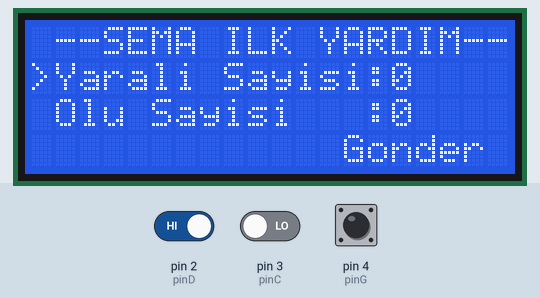
Simulated run of this sketch. Board: Arduino Uno, built with avr-gcc and run on an emulated ATmega328P. Shown: 20×4 character LCD. Inputs (shaded band) come from the test bench; at power-on: pin 2 (pinD) HIGH, pin 4 (pinG) HIGH, pin 3 (pinC) LOW. What the sketch prints to the serial monitor is not drawn.

Above: at 1.2 s.
1.3 s: pin 2 (pinD) driven LOW
2.8 s: pin 4 (pinG) driven LOW
At 3.3 s:
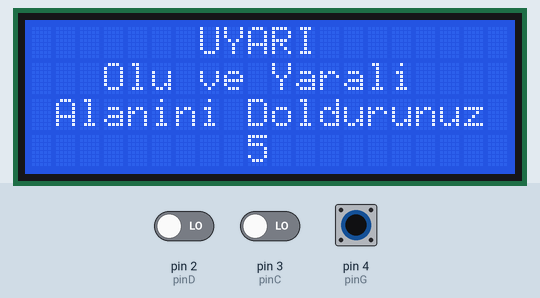
5.8 s: pin 2 (pinD) driven HIGH
At 8.6 s:
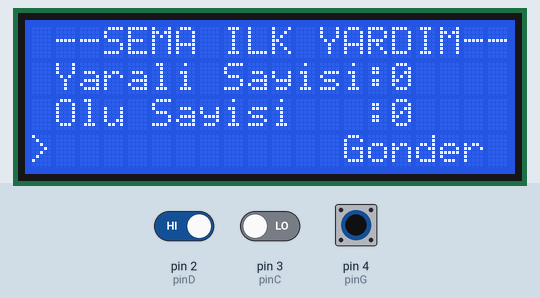
8.8 s: pin 2 (pinD) driven LOW
10.3 s: pin 4 (pinG) pulsed HIGH 5 times (0.12 s each, 0.3 s apart)
At 12.8 s:
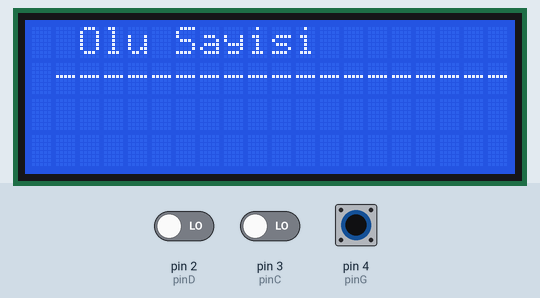
13.3 s: pin 4 (pinG) driven HIGH
At 14.5 s:
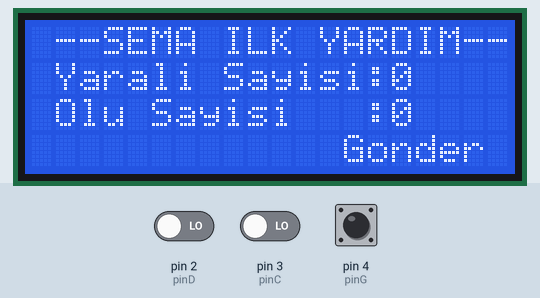
Timing chart, 0 to 16.0 s (numbered marks = the images above; inputs shaded):
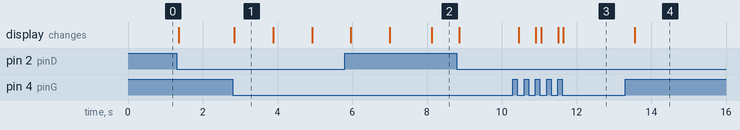

Measured:
- after the input at 2.8 s, the display: changes at once (image 1)
- after the input at 10.3 s, the display: changes after 0.15 s (image 3)
- after the input at 13.3 s, the display: changes after 0.26 s (image 4)
- what the display in image 1 shows lasts 1.1 s, from 2.8 s to 3.9 s

The sketch:

arayuz_son.ino
```cpp
int pinC = 3;         // clock pin
int pinD = 2;        // data pin
int pinG = 4;       // enkoderin button pini                                                // şimdilik bir problem yok geliştirilmeyi bekliyor.
int enkodersayim = 0;
int pinDSon;
int dDeger;
bool saatYonu;   // enkoderın doğru çalışıp çalışmadığını kontrol etmek için
uint32_t i = 0;   // kontrol amaçlı


#include <LiquidCrystal_I2C.h>
LiquidCrystal_I2C lcd(0x27,20,4);

bool buttonPressed = false;
int personCounter=0;
int personDamaged=0,personDead=0;

 void setup() {

   pinMode(pinC,INPUT);
   pinMode(pinD,INPUT);
   pinMode(pinG,INPUT);
   Serial.begin (9600);
   lcd.begin();
 }

void loop() {

   btnCheck();
   rotary();

}

void rotary()
{
   dDeger = digitalRead(pinD);
   if (dDeger != pinDSon){
     if (digitalRead(pinC) != dDeger) {
      if(enkodersayim==0)
      {
        enkodersayim = 4;
      }
       enkodersayim --;
       saatYonu = false;
        Serial.println(enkodersayim);
     } else {
       saatYonu = true;
       enkodersayim++;
        Serial.println(enkodersayim);
     }
     enkodersayim = (enkodersayim %3)+1;
     lcd.clear();
     userInterface();
     lcd.setCursor(0,enkodersayim);
     lcd.print(">");
   }
   pinDSon = dDeger;
}
void btnCheck()   // buttonun basılıp basılmadığını flag yardımı ile kontrol eder.
{
  if (digitalRead(pinG) == LOW && !buttonPressed) {   // bu satırda butona basıldığını anlıyoruz.
        i++;
        buttonPressed = true;
        Serial.println(i);
        Serial.println(enkodersayim);
       if(enkodersayim==1)
       {
         rotarySayici("Yarali Sayisi");
       }
       if(enkodersayim==2)
       {
         rotarySayici("Olu Sayisi");
       }
       if(enkodersayim == 3)
       {
        Serial.print("Yarali Sayisi :");
        Serial.println(personDamaged);
        Serial.print("Olu Sayisi :");
        Serial.println(personDead);
        if(personDamaged == 0 && personDead == 0)
        {
           lcd.clear();

           for (int k=0; k < 5; k++ ) {
              warningScreen();
              lcd.setCursor(9, 3);
              lcd.print(5-k);
              delay(1000);
              lcd.clear();
           }
           userInterface();
        }
        else
        {
            successScren();
        }
       }
    }
    if (digitalRead(pinG) == HIGH) {

        buttonPressed = false;

    }
}
void userInterface()
{

  lcd.setCursor(1,0);
  lcd.print("--SEMA ILK YARDIM--");
  lcd.setCursor(1,1);
  lcd.print("Yarali Sayisi:");
  lcd.setCursor(15,1);
  lcd.print(personDamaged);
  lcd.setCursor(1,2);
  lcd.print("Olu Sayisi   :");
  lcd.setCursor(15,2);
  lcd.print(personDead);
  lcd.setCursor(13,3);
  lcd.print("Gonder");
}

void rotarySayici(String mesaj) // kişi sayısını bulmamıza yardımcı olacak.
{  altMenu(mesaj);
   delay(200);
   while(digitalRead(pinG)==LOW)
   {
    dDeger = digitalRead(pinD);
    if (dDeger != pinDSon){
      if (digitalRead(pinC) != dDeger) {
       personCounter--;
     } else {
       personCounter++;
     }
     lcd.clear();
     altMenu(mesaj);
     lcd.setCursor(9,2);
     lcd.print(personCounter);
   }
   pinDSon = dDeger;
   }
   if(mesaj == "Yarali Sayisi")
   {
    personDamaged = personCounter;  // daha sonro veriyi LoRa ile iletmek için değer tutuyorum.
   }
   if(mesaj == "Olu Sayisi")
   {
    personDead = personCounter;  // daha sonro veriyi LoRa ile iletmek için değer tutuyorum.
   }
   personCounter = 0;
   delay(200);
   lcd.clear();
   userInterface();
}
void altMenu(String mesaj)
{
  lcd.clear();
  lcd.setCursor(2,0);
  lcd.print(mesaj);
  lcd.setCursor(1,1);
  lcd.print("-------------------");
}
void warningScreen()
{
  lcd.setCursor(7,0);
  lcd.print("UYARI");
  lcd.setCursor(3,1);
  lcd.print("Olu ve Yarali ");
  lcd.setCursor(1,2);
  lcd.print("Alanini Doldurunuz");
}
void successScren()
{
  lcd.clear();
  lcd.setCursor(2,1);
  lcd.print("Mesajiniz Alindi");
  delay(5000);
}
```
